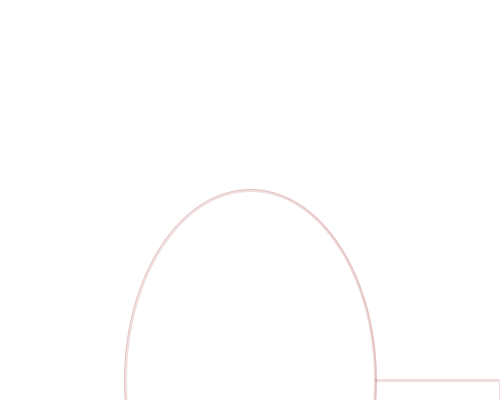
Frame 1 (no input)
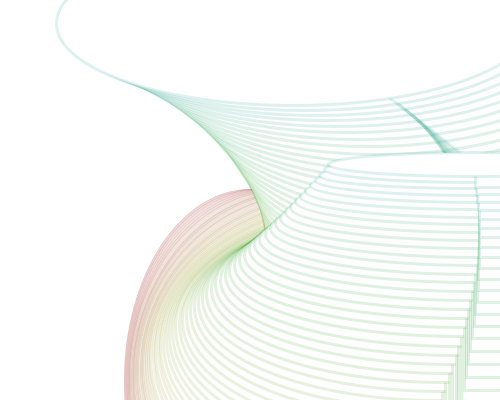
Frame 60 (the mouse pressed at the canvas centre just before this capture)
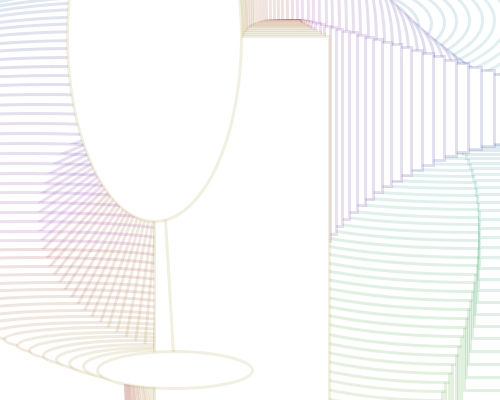
Frame 120 (the mouse held since frame 60 and released just before this capture)

The Processing sketch that drew these frames (run headless with seeded random() and noise(); from frame 60 on, the mouse is pressed at the canvas centre):

// Processing sketch: processing_49214
// ── processing_49214.pde

float a = 0;
float b = 0;
float col = 0;

void setup() {
  background(255);
  colorMode(HSB, 122);
  size(500, 400);
  smooth();
  strokeWeight(3);
}

void draw() {
  int i = 0;
  
  stroke(col, 80, 80, 20);

  float x0 = map(sin(a), -1, 1, 20, width-20);
  float y0 = map(cos(a), -1, 1, 20, height-20);

  float x1 = map(sin(b), -1, 1, 20, width-20);
  float y1 = map(cos(b), -1, 1, 20, height-20);

  

    rect(x0, y0, x1, y1);
    line(x1, y1, x0, y0);
  
    ellipse(x1, y1, x0, y0);
    ellipse(x0, y0, x1, y1);
   
  
  a = a + 0.03;
  b = b + 0.05;
  
  col = col + 1;
  if (col > 100) {
    col = 0;
  }
}
